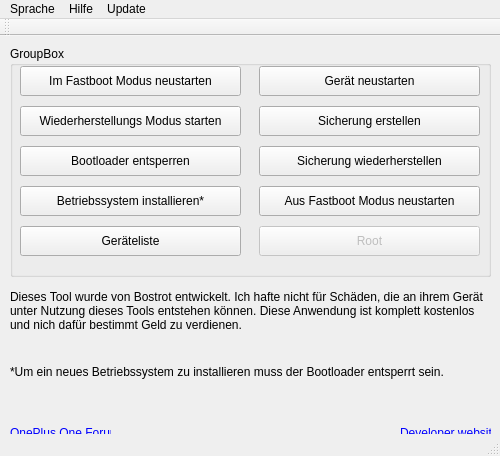
<?xml version="1.0" encoding="UTF-8"?>
<ui version="4.0">
 <class>MainWindow</class>
 <widget class="QMainWindow" name="MainWindow">
  <property name="geometry">
   <rect>
    <x>0</x>
    <y>0</y>
    <width>500</width>
    <height>456</height>
   </rect>
  </property>
  <property name="windowTitle">
   <string>OPOT_1.0.9</string>
  </property>
  <widget class="QWidget" name="centralWidget">
   <widget class="QGroupBox" name="groupBox">
    <property name="geometry">
     <rect>
      <x>10</x>
      <y>10</y>
      <width>481</width>
      <height>231</height>
     </rect>
    </property>
    <property name="title">
     <string>GroupBox</string>
    </property>
    <widget class="QPushButton" name="fastboot">
     <property name="geometry">
      <rect>
       <x>10</x>
       <y>20</y>
       <width>221</width>
       <height>30</height>
      </rect>
     </property>
     <property name="cursor">
      <cursorShape>PointingHandCursor</cursorShape>
     </property>
     <property name="text">
      <string>Im Fastboot Modus neustarten</string>
     </property>
    </widget>
    <widget class="QPushButton" name="reboot">
     <property name="geometry">
      <rect>
       <x>249</x>
       <y>20</y>
       <width>221</width>
       <height>30</height>
      </rect>
     </property>
     <property name="cursor">
      <cursorShape>PointingHandCursor</cursorShape>
     </property>
     <property name="text">
      <string>Gerät neustarten</string>
     </property>
    </widget>
    <widget class="QPushButton" name="recovery">
     <property name="geometry">
      <rect>
       <x>10</x>
       <y>60</y>
       <width>221</width>
       <height>30</height>
      </rect>
     </property>
     <property name="cursor">
      <cursorShape>PointingHandCursor</cursorShape>
     </property>
     <property name="text">
      <string>Wiederherstellungs Modus starten</string>
     </property>
    </widget>
    <widget class="QPushButton" name="backup">
     <property name="geometry">
      <rect>
       <x>249</x>
       <y>60</y>
       <width>221</width>
       <height>30</height>
      </rect>
     </property>
     <property name="cursor">
      <cursorShape>PointingHandCursor</cursorShape>
     </property>
     <property name="text">
      <string>Sicherung erstellen</string>
     </property>
    </widget>
    <widget class="QPushButton" name="oemunlock">
     <property name="geometry">
      <rect>
       <x>10</x>
       <y>100</y>
       <width>221</width>
       <height>30</height>
      </rect>
     </property>
     <property name="cursor">
      <cursorShape>PointingHandCursor</cursorShape>
     </property>
     <property name="text">
      <string>Bootloader entsperren</string>
     </property>
    </widget>
    <widget class="QPushButton" name="restore">
     <property name="geometry">
      <rect>
       <x>249</x>
       <y>100</y>
       <width>221</width>
       <height>30</height>
      </rect>
     </property>
     <property name="cursor">
      <cursorShape>PointingHandCursor</cursorShape>
     </property>
     <property name="text">
      <string>Sicherung wiederherstellen</string>
     </property>
    </widget>
    <widget class="QPushButton" name="flashrom">
     <property name="geometry">
      <rect>
       <x>10</x>
       <y>140</y>
       <width>221</width>
       <height>30</height>
      </rect>
     </property>
     <property name="cursor">
      <cursorShape>PointingHandCursor</cursorShape>
     </property>
     <property name="text">
      <string>Betriebssystem installieren*</string>
     </property>
    </widget>
    <widget class="QPushButton" name="rebootfastboot">
     <property name="geometry">
      <rect>
       <x>249</x>
       <y>140</y>
       <width>221</width>
       <height>30</height>
      </rect>
     </property>
     <property name="cursor">
      <cursorShape>PointingHandCursor</cursorShape>
     </property>
     <property name="text">
      <string>Aus Fastboot Modus neustarten</string>
     </property>
    </widget>
    <widget class="QPushButton" name="devices">
     <property name="geometry">
      <rect>
       <x>10</x>
       <y>180</y>
       <width>221</width>
       <height>30</height>
      </rect>
     </property>
     <property name="cursor">
      <cursorShape>PointingHandCursor</cursorShape>
     </property>
     <property name="text">
      <string>Geräteliste</string>
     </property>
    </widget>
    <widget class="QPushButton" name="root">
     <property name="enabled">
      <bool>false</bool>
     </property>
     <property name="geometry">
      <rect>
       <x>249</x>
       <y>180</y>
       <width>221</width>
       <height>30</height>
      </rect>
     </property>
     <property name="cursor">
      <cursorShape>PointingHandCursor</cursorShape>
     </property>
     <property name="text">
      <string>Root</string>
     </property>
    </widget>
   </widget>
   <widget class="QLabel" name="label">
    <property name="geometry">
     <rect>
      <x>10</x>
      <y>240</y>
      <width>481</width>
      <height>71</height>
     </rect>
    </property>
    <property name="text">
     <string>Dieses Tool wurde von Bostrot entwickelt. Ich hafte nicht für Schäden, die an ihrem Gerät unter Nutzung dieses Tools entstehen können. Diese Anwendung ist komplett kostenlos und nich dafür bestimmt Geld zu verdienen.</string>
    </property>
    <property name="textFormat">
     <enum>Qt::RichText</enum>
    </property>
    <property name="scaledContents">
     <bool>false</bool>
    </property>
    <property name="wordWrap">
     <bool>true</bool>
    </property>
   </widget>
   <widget class="QLabel" name="label_2">
    <property name="geometry">
     <rect>
      <x>10</x>
      <y>320</y>
      <width>481</width>
      <height>31</height>
     </rect>
    </property>
    <property name="text">
     <string>*Um ein neues Betriebssystem zu installieren muss der Bootloader entsperrt sein.</string>
    </property>
    <property name="wordWrap">
     <bool>true</bool>
    </property>
   </widget>
   <widget class="QLabel" name="forumlink">
    <property name="geometry">
     <rect>
      <x>10</x>
      <y>389</y>
      <width>101</width>
      <height>16</height>
     </rect>
    </property>
    <property name="palette">
     <palette>
      <active>
       <colorrole role="WindowText">
        <brush brushstyle="SolidPattern">
         <color alpha="255">
          <red>0</red>
          <green>0</green>
          <blue>0</blue>
         </color>
        </brush>
       </colorrole>
       <colorrole role="Button">
        <brush brushstyle="SolidPattern">
         <color alpha="255">
          <red>0</red>
          <green>0</green>
          <blue>255</blue>
         </color>
        </brush>
       </colorrole>
       <colorrole role="Light">
        <brush brushstyle="SolidPattern">
         <color alpha="255">
          <red>127</red>
          <green>127</green>
          <blue>255</blue>
         </color>
        </brush>
       </colorrole>
       <colorrole role="Midlight">
        <brush brushstyle="SolidPattern">
         <color alpha="255">
          <red>63</red>
          <green>63</green>
          <blue>255</blue>
         </color>
        </brush>
       </colorrole>
       <colorrole role="Dark">
        <brush brushstyle="SolidPattern">
         <color alpha="255">
          <red>0</red>
          <green>0</green>
          <blue>127</blue>
         </color>
        </brush>
       </colorrole>
       <colorrole role="Mid">
        <brush brushstyle="SolidPattern">
         <color alpha="255">
          <red>0</red>
          <green>0</green>
          <blue>170</blue>
         </color>
        </brush>
       </colorrole>
       <colorrole role="Text">
        <brush brushstyle="SolidPattern">
         <color alpha="255">
          <red>0</red>
          <green>0</green>
          <blue>0</blue>
         </color>
        </brush>
       </colorrole>
       <colorrole role="BrightText">
        <brush brushstyle="SolidPattern">
         <color alpha="255">
          <red>255</red>
          <green>255</green>
          <blue>255</blue>
         </color>
        </brush>
       </colorrole>
       <colorrole role="ButtonText">
        <brush brushstyle="SolidPattern">
         <color alpha="255">
          <red>0</red>
          <green>0</green>
          <blue>0</blue>
         </color>
        </brush>
       </colorrole>
       <colorrole role="Base">
        <brush brushstyle="SolidPattern">
         <color alpha="255">
          <red>255</red>
          <green>255</green>
          <blue>255</blue>
         </color>
        </brush>
       </colorrole>
       <colorrole role="Window">
        <brush brushstyle="SolidPattern">
         <color alpha="255">
          <red>0</red>
          <green>0</green>
          <blue>255</blue>
         </color>
        </brush>
       </colorrole>
       <colorrole role="Shadow">
        <brush brushstyle="SolidPattern">
         <color alpha="255">
          <red>0</red>
          <green>0</green>
          <blue>0</blue>
         </color>
        </brush>
       </colorrole>
       <colorrole role="AlternateBase">
        <brush brushstyle="SolidPattern">
         <color alpha="255">
          <red>127</red>
          <green>127</green>
          <blue>255</blue>
         </color>
        </brush>
       </colorrole>
       <colorrole role="ToolTipBase">
        <brush brushstyle="SolidPattern">
         <color alpha="255">
          <red>255</red>
          <green>255</green>
          <blue>220</blue>
         </color>
        </brush>
       </colorrole>
       <colorrole role="ToolTipText">
        <brush brushstyle="SolidPattern">
         <color alpha="255">
          <red>0</red>
          <green>0</green>
          <blue>0</blue>
         </color>
        </brush>
       </colorrole>
      </active>
      <inactive>
       <colorrole role="WindowText">
        <brush brushstyle="SolidPattern">
         <color alpha="255">
          <red>0</red>
          <green>0</green>
          <blue>0</blue>
         </color>
        </brush>
       </colorrole>
       <colorrole role="Button">
        <brush brushstyle="SolidPattern">
         <color alpha="255">
          <red>0</red>
          <green>0</green>
          <blue>255</blue>
         </color>
        </brush>
       </colorrole>
       <colorrole role="Light">
        <brush brushstyle="SolidPattern">
         <color alpha="255">
          <red>127</red>
          <green>127</green>
          <blue>255</blue>
         </color>
        </brush>
       </colorrole>
       <colorrole role="Midlight">
        <brush brushstyle="SolidPattern">
         <color alpha="255">
          <red>63</red>
          <green>63</green>
          <blue>255</blue>
         </color>
        </brush>
       </colorrole>
       <colorrole role="Dark">
        <brush brushstyle="SolidPattern">
         <color alpha="255">
          <red>0</red>
          <green>0</green>
          <blue>127</blue>
         </color>
        </brush>
       </colorrole>
       <colorrole role="Mid">
        <brush brushstyle="SolidPattern">
         <color alpha="255">
          <red>0</red>
          <green>0</green>
          <blue>170</blue>
         </color>
        </brush>
       </colorrole>
       <colorrole role="Text">
        <brush brushstyle="SolidPattern">
         <color alpha="255">
          <red>0</red>
          <green>0</green>
          <blue>0</blue>
         </color>
        </brush>
       </colorrole>
       <colorrole role="BrightText">
        <brush brushstyle="SolidPattern">
         <color alpha="255">
          <red>255</red>
          <green>255</green>
          <blue>255</blue>
         </color>
        </brush>
       </colorrole>
       <colorrole role="ButtonText">
        <brush brushstyle="SolidPattern">
         <color alpha="255">
          <red>0</red>
          <green>0</green>
          <blue>0</blue>
         </color>
        </brush>
       </colorrole>
       <colorrole role="Base">
        <brush brushstyle="SolidPattern">
         <color alpha="255">
          <red>255</red>
          <green>255</green>
          <blue>255</blue>
         </color>
        </brush>
       </colorrole>
       <colorrole role="Window">
        <brush brushstyle="SolidPattern">
         <color alpha="255">
          <red>0</red>
          <green>0</green>
          <blue>255</blue>
         </color>
        </brush>
       </colorrole>
       <colorrole role="Shadow">
        <brush brushstyle="SolidPattern">
         <color alpha="255">
          <red>0</red>
          <green>0</green>
          <blue>0</blue>
         </color>
        </brush>
       </colorrole>
       <colorrole role="AlternateBase">
        <brush brushstyle="SolidPattern">
         <color alpha="255">
          <red>127</red>
          <green>127</green>
          <blue>255</blue>
         </color>
        </brush>
       </colorrole>
       <colorrole role="ToolTipBase">
        <brush brushstyle="SolidPattern">
         <color alpha="255">
          <red>255</red>
          <green>255</green>
          <blue>220</blue>
         </color>
        </brush>
       </colorrole>
       <colorrole role="ToolTipText">
        <brush brushstyle="SolidPattern">
         <color alpha="255">
          <red>0</red>
          <green>0</green>
          <blue>0</blue>
         </color>
        </brush>
       </colorrole>
      </inactive>
      <disabled>
       <colorrole role="WindowText">
        <brush brushstyle="SolidPattern">
         <color alpha="255">
          <red>0</red>
          <green>0</green>
          <blue>127</blue>
         </color>
        </brush>
       </colorrole>
       <colorrole role="Button">
        <brush brushstyle="SolidPattern">
         <color alpha="255">
          <red>0</red>
          <green>0</green>
          <blue>255</blue>
         </color>
        </brush>
       </colorrole>
       <colorrole role="Light">
        <brush brushstyle="SolidPattern">
         <color alpha="255">
          <red>127</red>
          <green>127</green>
          <blue>255</blue>
         </color>
        </brush>
       </colorrole>
       <colorrole role="Midlight">
        <brush brushstyle="SolidPattern">
         <color alpha="255">
          <red>63</red>
          <green>63</green>
          <blue>255</blue>
         </color>
        </brush>
       </colorrole>
       <colorrole role="Dark">
        <brush brushstyle="SolidPattern">
         <color alpha="255">
          <red>0</red>
          <green>0</green>
          <blue>127</blue>
         </color>
        </brush>
       </colorrole>
       <colorrole role="Mid">
        <brush brushstyle="SolidPattern">
         <color alpha="255">
          <red>0</red>
          <green>0</green>
          <blue>170</blue>
         </color>
        </brush>
       </colorrole>
       <colorrole role="Text">
        <brush brushstyle="SolidPattern">
         <color alpha="255">
          <red>0</red>
          <green>0</green>
          <blue>127</blue>
         </color>
        </brush>
       </colorrole>
       <colorrole role="BrightText">
        <brush brushstyle="SolidPattern">
         <color alpha="255">
          <red>255</red>
          <green>255</green>
          <blue>255</blue>
         </color>
        </brush>
       </colorrole>
       <colorrole role="ButtonText">
        <brush brushstyle="SolidPattern">
         <color alpha="255">
          <red>0</red>
          <green>0</green>
          <blue>127</blue>
         </color>
        </brush>
       </colorrole>
       <colorrole role="Base">
        <brush brushstyle="SolidPattern">
         <color alpha="255">
          <red>0</red>
          <green>0</green>
          <blue>255</blue>
         </color>
        </brush>
       </colorrole>
       <colorrole role="Window">
        <brush brushstyle="SolidPattern">
         <color alpha="255">
          <red>0</red>
          <green>0</green>
          <blue>255</blue>
         </color>
        </brush>
       </colorrole>
       <colorrole role="Shadow">
        <brush brushstyle="SolidPattern">
         <color alpha="255">
          <red>0</red>
          <green>0</green>
          <blue>0</blue>
         </color>
        </brush>
       </colorrole>
       <colorrole role="AlternateBase">
        <brush brushstyle="SolidPattern">
         <color alpha="255">
          <red>0</red>
          <green>0</green>
          <blue>255</blue>
         </color>
        </brush>
       </colorrole>
       <colorrole role="ToolTipBase">
        <brush brushstyle="SolidPattern">
         <color alpha="255">
          <red>255</red>
          <green>255</green>
          <blue>220</blue>
         </color>
        </brush>
       </colorrole>
       <colorrole role="ToolTipText">
        <brush brushstyle="SolidPattern">
         <color alpha="255">
          <red>0</red>
          <green>0</green>
          <blue>0</blue>
         </color>
        </brush>
       </colorrole>
      </disabled>
     </palette>
    </property>
    <property name="cursor">
     <cursorShape>PointingHandCursor</cursorShape>
    </property>
    <property name="text">
     <string>&lt;html&gt;&lt;head/&gt;&lt;body&gt;&lt;p&gt;&lt;a href=&quot;https://forums.oneplus.net/threads/oneplus-one-toolkit-new.311774/&quot;&gt;&lt;span style=&quot; text-decoration: underline; color:#0000ff;&quot;&gt;OnePlus One Forum&lt;/span&gt;&lt;/a&gt;&lt;/p&gt;&lt;/body&gt;&lt;/html&gt;</string>
    </property>
   </widget>
   <widget class="QLabel" name="websitelink">
    <property name="geometry">
     <rect>
      <x>400</x>
      <y>389</y>
      <width>91</width>
      <height>16</height>
     </rect>
    </property>
    <property name="palette">
     <palette>
      <active>
       <colorrole role="WindowText">
        <brush brushstyle="SolidPattern">
         <color alpha="255">
          <red>0</red>
          <green>0</green>
          <blue>0</blue>
         </color>
        </brush>
       </colorrole>
       <colorrole role="Button">
        <brush brushstyle="SolidPattern">
         <color alpha="255">
          <red>0</red>
          <green>0</green>
          <blue>255</blue>
         </color>
        </brush>
       </colorrole>
       <colorrole role="Light">
        <brush brushstyle="SolidPattern">
         <color alpha="255">
          <red>127</red>
          <green>127</green>
          <blue>255</blue>
         </color>
        </brush>
       </colorrole>
       <colorrole role="Midlight">
        <brush brushstyle="SolidPattern">
         <color alpha="255">
          <red>63</red>
          <green>63</green>
          <blue>255</blue>
         </color>
        </brush>
       </colorrole>
       <colorrole role="Dark">
        <brush brushstyle="SolidPattern">
         <color alpha="255">
          <red>0</red>
          <green>0</green>
          <blue>127</blue>
         </color>
        </brush>
       </colorrole>
       <colorrole role="Mid">
        <brush brushstyle="SolidPattern">
         <color alpha="255">
          <red>0</red>
          <green>0</green>
          <blue>170</blue>
         </color>
        </brush>
       </colorrole>
       <colorrole role="Text">
        <brush brushstyle="SolidPattern">
         <color alpha="255">
          <red>0</red>
          <green>0</green>
          <blue>0</blue>
         </color>
        </brush>
       </colorrole>
       <colorrole role="BrightText">
        <brush brushstyle="SolidPattern">
         <color alpha="255">
          <red>255</red>
          <green>255</green>
          <blue>255</blue>
         </color>
        </brush>
       </colorrole>
       <colorrole role="ButtonText">
        <brush brushstyle="SolidPattern">
         <color alpha="255">
          <red>0</red>
          <green>0</green>
          <blue>0</blue>
         </color>
        </brush>
       </colorrole>
       <colorrole role="Base">
        <brush brushstyle="SolidPattern">
         <color alpha="255">
          <red>255</red>
          <green>255</green>
          <blue>255</blue>
         </color>
        </brush>
       </colorrole>
       <colorrole role="Window">
        <brush brushstyle="SolidPattern">
         <color alpha="255">
          <red>0</red>
          <green>0</green>
          <blue>255</blue>
         </color>
        </brush>
       </colorrole>
       <colorrole role="Shadow">
        <brush brushstyle="SolidPattern">
         <color alpha="255">
          <red>0</red>
          <green>0</green>
          <blue>0</blue>
         </color>
        </brush>
       </colorrole>
       <colorrole role="AlternateBase">
        <brush brushstyle="SolidPattern">
         <color alpha="255">
          <red>127</red>
          <green>127</green>
          <blue>255</blue>
         </color>
        </brush>
       </colorrole>
       <colorrole role="ToolTipBase">
        <brush brushstyle="SolidPattern">
         <color alpha="255">
          <red>255</red>
          <green>255</green>
          <blue>220</blue>
         </color>
        </brush>
       </colorrole>
       <colorrole role="ToolTipText">
        <brush brushstyle="SolidPattern">
         <color alpha="255">
          <red>0</red>
          <green>0</green>
          <blue>0</blue>
         </color>
        </brush>
       </colorrole>
      </active>
      <inactive>
       <colorrole role="WindowText">
        <brush brushstyle="SolidPattern">
         <color alpha="255">
          <red>0</red>
          <green>0</green>
          <blue>0</blue>
         </color>
        </brush>
       </colorrole>
       <colorrole role="Button">
        <brush brushstyle="SolidPattern">
         <color alpha="255">
          <red>0</red>
          <green>0</green>
          <blue>255</blue>
         </color>
        </brush>
       </colorrole>
       <colorrole role="Light">
        <brush brushstyle="SolidPattern">
         <color alpha="255">
          <red>127</red>
          <green>127</green>
          <blue>255</blue>
         </color>
        </brush>
       </colorrole>
       <colorrole role="Midlight">
        <brush brushstyle="SolidPattern">
         <color alpha="255">
          <red>63</red>
          <green>63</green>
          <blue>255</blue>
         </color>
        </brush>
       </colorrole>
       <colorrole role="Dark">
        <brush brushstyle="SolidPattern">
         <color alpha="255">
          <red>0</red>
          <green>0</green>
          <blue>127</blue>
         </color>
        </brush>
       </colorrole>
       <colorrole role="Mid">
        <brush brushstyle="SolidPattern">
         <color alpha="255">
          <red>0</red>
          <green>0</green>
          <blue>170</blue>
         </color>
        </brush>
       </colorrole>
       <colorrole role="Text">
        <brush brushstyle="SolidPattern">
         <color alpha="255">
          <red>0</red>
          <green>0</green>
          <blue>0</blue>
         </color>
        </brush>
       </colorrole>
       <colorrole role="BrightText">
        <brush brushstyle="SolidPattern">
         <color alpha="255">
          <red>255</red>
          <green>255</green>
          <blue>255</blue>
         </color>
        </brush>
       </colorrole>
       <colorrole role="ButtonText">
        <brush brushstyle="SolidPattern">
         <color alpha="255">
          <red>0</red>
          <green>0</green>
          <blue>0</blue>
         </color>
        </brush>
       </colorrole>
       <colorrole role="Base">
        <brush brushstyle="SolidPattern">
         <color alpha="255">
          <red>255</red>
          <green>255</green>
          <blue>255</blue>
         </color>
        </brush>
       </colorrole>
       <colorrole role="Window">
        <brush brushstyle="SolidPattern">
         <color alpha="255">
          <red>0</red>
          <green>0</green>
          <blue>255</blue>
         </color>
        </brush>
       </colorrole>
       <colorrole role="Shadow">
        <brush brushstyle="SolidPattern">
         <color alpha="255">
          <red>0</red>
          <green>0</green>
          <blue>0</blue>
         </color>
        </brush>
       </colorrole>
       <colorrole role="AlternateBase">
        <brush brushstyle="SolidPattern">
         <color alpha="255">
          <red>127</red>
          <green>127</green>
          <blue>255</blue>
         </color>
        </brush>
       </colorrole>
       <colorrole role="ToolTipBase">
        <brush brushstyle="SolidPattern">
         <color alpha="255">
          <red>255</red>
          <green>255</green>
          <blue>220</blue>
         </color>
        </brush>
       </colorrole>
       <colorrole role="ToolTipText">
        <brush brushstyle="SolidPattern">
         <color alpha="255">
          <red>0</red>
          <green>0</green>
          <blue>0</blue>
         </color>
        </brush>
       </colorrole>
      </inactive>
      <disabled>
       <colorrole role="WindowText">
        <brush brushstyle="SolidPattern">
         <color alpha="255">
          <red>0</red>
          <green>0</green>
          <blue>127</blue>
         </color>
        </brush>
       </colorrole>
       <colorrole role="Button">
        <brush brushstyle="SolidPattern">
         <color alpha="255">
          <red>0</red>
          <green>0</green>
          <blue>255</blue>
         </color>
        </brush>
       </colorrole>
       <colorrole role="Light">
        <brush brushstyle="SolidPattern">
         <color alpha="255">
          <red>127</red>
          <green>127</green>
          <blue>255</blue>
         </color>
        </brush>
       </colorrole>
       <colorrole role="Midlight">
        <brush brushstyle="SolidPattern">
         <color alpha="255">
          <red>63</red>
          <green>63</green>
          <blue>255</blue>
         </color>
        </brush>
       </colorrole>
       <colorrole role="Dark">
        <brush brushstyle="SolidPattern">
         <color alpha="255">
          <red>0</red>
          <green>0</green>
          <blue>127</blue>
         </color>
        </brush>
       </colorrole>
       <colorrole role="Mid">
        <brush brushstyle="SolidPattern">
         <color alpha="255">
          <red>0</red>
          <green>0</green>
          <blue>170</blue>
         </color>
        </brush>
       </colorrole>
       <colorrole role="Text">
        <brush brushstyle="SolidPattern">
         <color alpha="255">
          <red>0</red>
          <green>0</green>
          <blue>127</blue>
         </color>
        </brush>
       </colorrole>
       <colorrole role="BrightText">
        <brush brushstyle="SolidPattern">
         <color alpha="255">
          <red>255</red>
          <green>255</green>
          <blue>255</blue>
         </color>
        </brush>
       </colorrole>
       <colorrole role="ButtonText">
        <brush brushstyle="SolidPattern">
         <color alpha="255">
          <red>0</red>
          <green>0</green>
          <blue>127</blue>
         </color>
        </brush>
       </colorrole>
       <colorrole role="Base">
        <brush brushstyle="SolidPattern">
         <color alpha="255">
          <red>0</red>
          <green>0</green>
          <blue>255</blue>
         </color>
        </brush>
       </colorrole>
       <colorrole role="Window">
        <brush brushstyle="SolidPattern">
         <color alpha="255">
          <red>0</red>
          <green>0</green>
          <blue>255</blue>
         </color>
        </brush>
       </colorrole>
       <colorrole role="Shadow">
        <brush brushstyle="SolidPattern">
         <color alpha="255">
          <red>0</red>
          <green>0</green>
          <blue>0</blue>
         </color>
        </brush>
       </colorrole>
       <colorrole role="AlternateBase">
        <brush brushstyle="SolidPattern">
         <color alpha="255">
          <red>0</red>
          <green>0</green>
          <blue>255</blue>
         </color>
        </brush>
       </colorrole>
       <colorrole role="ToolTipBase">
        <brush brushstyle="SolidPattern">
         <color alpha="255">
          <red>255</red>
          <green>255</green>
          <blue>220</blue>
         </color>
        </brush>
       </colorrole>
       <colorrole role="ToolTipText">
        <brush brushstyle="SolidPattern">
         <color alpha="255">
          <red>0</red>
          <green>0</green>
          <blue>0</blue>
         </color>
        </brush>
       </colorrole>
      </disabled>
     </palette>
    </property>
    <property name="cursor">
     <cursorShape>PointingHandCursor</cursorShape>
    </property>
    <property name="text">
     <string>&lt;html&gt;&lt;head/&gt;&lt;body&gt;&lt;p&gt;&lt;a href=&quot;http://www.p-devs.info/&quot;&gt;&lt;span style=&quot; text-decoration: underline; color:#0000ff;&quot;&gt;Developer website&lt;/span&gt;&lt;/a&gt;&lt;/p&gt;&lt;/body&gt;&lt;/html&gt;</string>
    </property>
   </widget>
  </widget>
  <widget class="QMenuBar" name="menuBar">
   <property name="geometry">
    <rect>
     <x>0</x>
     <y>0</y>
     <width>500</width>
     <height>21</height>
    </rect>
   </property>
   <widget class="QMenu" name="menuLanguage">
    <property name="title">
     <string>Sprache</string>
    </property>
    <addaction name="actionGerman"/>
    <addaction name="actionEnglish"/>
   </widget>
   <widget class="QMenu" name="menuHelp">
    <property name="title">
     <string>Hilfe</string>
    </property>
    <addaction name="actionAbout"/>
    <addaction name="actionFeedback"/>
   </widget>
   <widget class="QMenu" name="menuUpdate">
    <property name="title">
     <string>Update</string>
    </property>
    <addaction name="actionSearch_for_updates"/>
   </widget>
   <addaction name="menuLanguage"/>
   <addaction name="menuHelp"/>
   <addaction name="menuUpdate"/>
  </widget>
  <widget class="QToolBar" name="mainToolBar">
   <attribute name="toolBarArea">
    <enum>TopToolBarArea</enum>
   </attribute>
   <attribute name="toolBarBreak">
    <bool>false</bool>
   </attribute>
  </widget>
  <widget class="QStatusBar" name="statusBar"/>
  <action name="actionGerman">
   <property name="text">
    <string>Deutsch</string>
   </property>
  </action>
  <action name="actionEnglish">
   <property name="text">
    <string>Englisch</string>
   </property>
  </action>
  <action name="actionAbout">
   <property name="text">
    <string>Über</string>
   </property>
  </action>
  <action name="actionFeedback">
   <property name="text">
    <string>Feedback</string>
   </property>
  </action>
  <action name="actionSearch_for_updates">
   <property name="text">
    <string>Nach Updates suchen...</string>
   </property>
  </action>
 </widget>
 <layoutdefault spacing="6" margin="11"/>
 <resources/>
 <connections/>
</ui>
